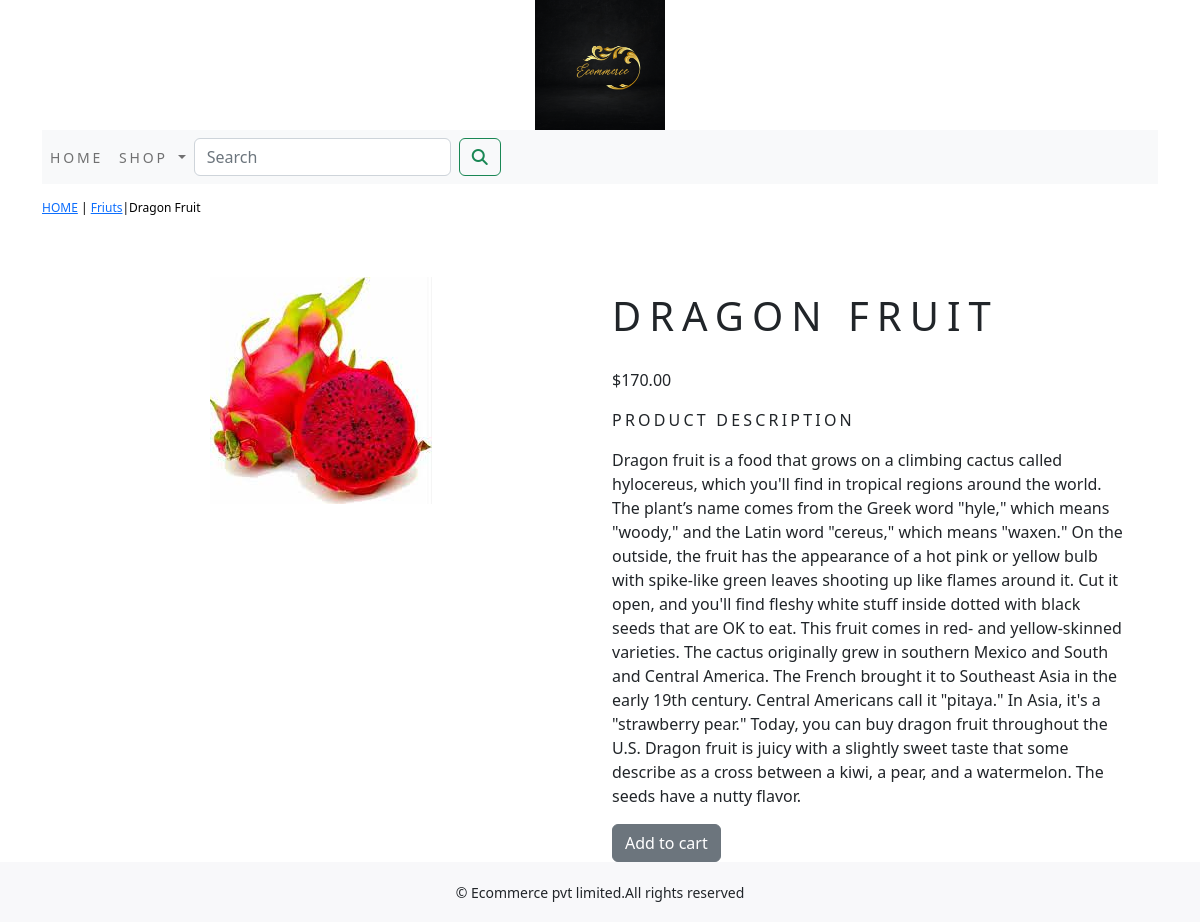
Page /shop/friuts/dragon-fruit/ on the committed database.
### shop/models.py (models this page shows, shortened)
class Product(models.Model):
    name=models.CharField(max_length=250,unique=True)
    slug=models.SlugField(max_length=250,unique=True)
    description=models.TextField(blank=True)
    price=models.DecimalField(max_digits=10,decimal_places=2)
    category=models.ForeignKey(Category,on_delete=models.CASCADE)
    image=models.ImageField(upload_to='product',blank=True)
    stock=models.IntegerField()
    available=models.BooleanField(default=True)
    created=models.DateTimeField(auto_now_add=True)
    updated=models.DateTimeField(auto_now=True)
    class Meta:
        ordering=('name',)
        verbose_name = 'product'
        verbose_name_plural = 'products'

class Category(models.Model):
    name=models.CharField(max_length=250,unique=True)
    slug=models.SlugField(max_length=250,unique=True)
    description=models.TextField(blank=True)
    image=models.ImageField(upload_to='category',blank=True)
    class Meta:
        ordering=('name',)
        verbose_name='category'
        verbose_name_plural='categories'
    def get_url(self):
        return reverse('shop:products_by_category',args=[self.slug])
    def __str__(self):
        return '{}'.format(self.name)

### shop/views.py (the view)
# urls.py: path('<slug:c_slug>/<slug:product_slug>/',views.proDetail,name='prodCatdetail')
def proDetail(request,c_slug,product_slug):
    try:
        product=Product.objects.get(category__slug=c_slug,slug=product_slug)
    except Exception as e:
        raise e
    return render(request,'product.html',{'product':product})

### cart/context_processors.py (called while the page is built)
def counter(request):
    item_count=0
    if 'admin' in request.path:
        return {}
    else:
        try:
            cart=Cart.objects.filter(cart_id=_cart_id(request))
            car_items=CartItem.objects.all().filter(cart=cart[:1])
            for cart_item in car_items:
                item_count += cart_item.quantity
        except Cart.DoesNotExist:
            item_count =0
    return dict(item_count=item_count)

### cart/views.py (called while the page is built)
def _cart_id(request):
    cart=request.session.session_key
    if not cart:
        cart=request.session.create()
    return cart

### shop/context_processors.py (called while the page is built)
def menu_links(request):
    links=Category.objects.all()
    return dict(links=links)

### template/product.html (shortened to what this page needs)
{% extends 'base.html' %}
{% load static %}
{% block content %}
<div class="row my_prod_row_class">
    <div class="mx_auto">
        <p><a href="{% url 'shop:allProdCat' %}">HOME</a> | <a href="{{product.category.get_url}}">{{product.category}}</a>|{{product.name}}</p>
    </div>
</div>
<div class="container">
<br>
<div class="row">
    <div class="col-12 col-sm-12 col-md-12 col-lg-6 text-center">
        <div style="min-width:18rem">
            <img src="{{product.image.url}}" alt="{{product.name}}">
        </div>
    </div>
        <div class="col-12 col-sm-12 col-md-12 col-lg-6">
            <div>
            <h1 class="my_prod_title">{{product.name}}</h1>
            <p>${{product.price}}</p>
            <p class="my_title">Product Description</p>
            <p class="text-justify my_prod_text">{{product.description}}</p>
            {% if product.stock <= 0 %}
            <p class="text-justify my_prod_text"><b>Out of Stock</b></p>
            {% else %}
            <a class="btn btn-secondary" href="{% url 'cart:add_cart' product.id%}">Add to cart</a>
            {% endif %}
        </div>
    </div>
</div>
</div>
{% endblock %}

### static/css/custom.css (style rules this page uses)
body { font-family: "Trirong", serif; }
.my_title { font-size:16px; text-transform : uppercase; letter-spacing : .2em; }
.my_prod_row_class { padding-top:15px; padding-bottom:20px; }
.my_prod_row_class .mx_auto { color:#000; font-size:12px; text-decoration:none; }
.my_prod_title { letter-spacing : .2em; font-size : 40px; text-transform : uppercase; padding-top:15px; padding-bottom:20px; }
.my_prod_text { padding-right:20px; }

### rows in the picture
Product: category "Friuts", name "Dragon Fruit", image (picture), name "DRAGON FRUIT", price "170.00", description "Dragon fruit is a food that grows on a climbing cactus called hylocereus, which you'll find in tropical regions around the world. The plant’s name comes from the Greek word \"hyle,\" which means \"woody,\" and the Latin word \"cereus,\" which means \"waxen.\" On the outside, the fruit has the appearance of a hot pink or yellow bulb with spike-like green leaves shooting up like flames around it. Cut it open, and you'll find fleshy white stuff inside dotted with black seeds that are OK to eat. This fruit comes in red- and yellow-skinned varieties. The cactus originally grew in southern Mexico and South and Central America. The French brought it to Southeast Asia in the early 19th century. Central…"
